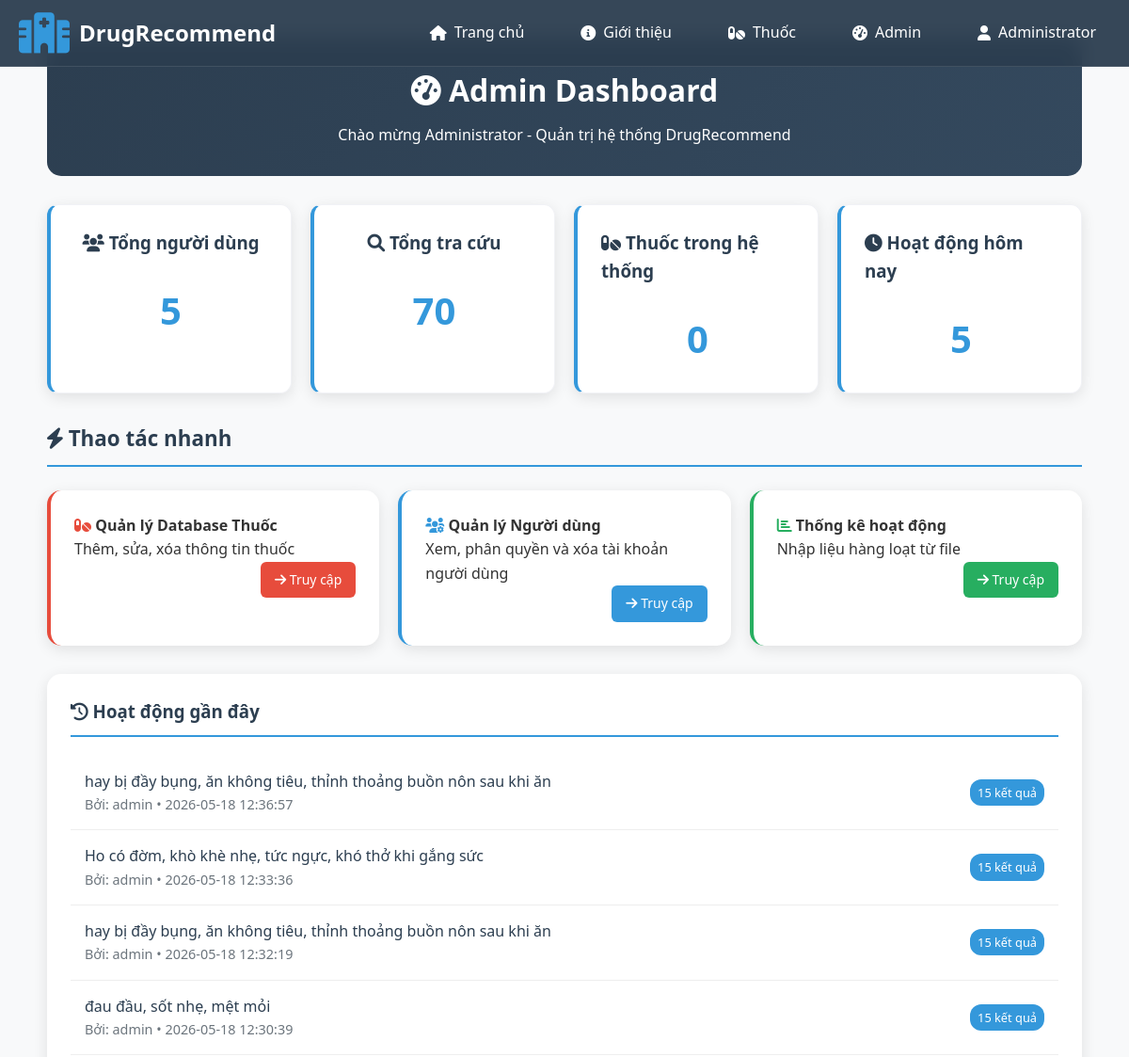
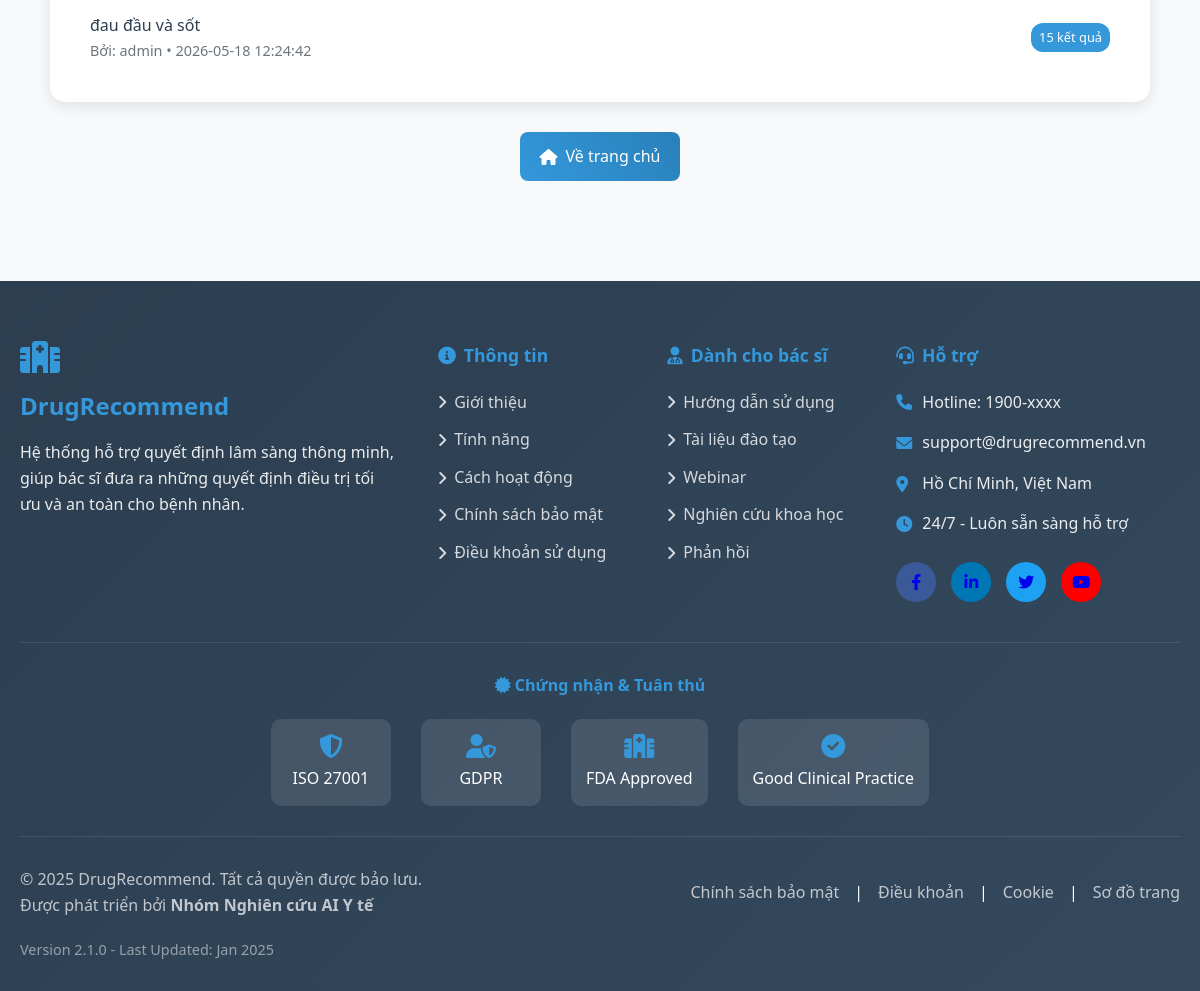
The page /admin (signed in) on the database its author committed (2 pictures, top to bottom).
### tables this page shows
CREATE TABLE users (
            id INTEGER PRIMARY KEY AUTOINCREMENT,
            username TEXT UNIQUE NOT NULL,
            password_hash TEXT NOT NULL,
            full_name TEXT NOT NULL,
            role TEXT DEFAULT 'user',
            created_at TIMESTAMP DEFAULT CURRENT_TIMESTAMP
        );

CREATE TABLE search_logs (
            id INTEGER PRIMARY KEY AUTOINCREMENT,
            user_id INTEGER,
            symptoms TEXT NOT NULL,
            results_count INTEGER,
            search_time TIMESTAMP DEFAULT CURRENT_TIMESTAMP,
            FOREIGN KEY (user_id) REFERENCES users (id)
        );

### app.py (the view)
@app.route('/admin')
@admin_required
def admin_dashboard():
    stats = get_stats()
    stats['invalid_drugs_count'] = _get_invalid_drugs_count()
    return render_template('admin/admin_index.html',
                         user=session,
                         stats=stats)

### app.py (called while the page is built)
def admin_required(f):
    @wraps(f)
    def decorated_function(*args, **kwargs):
        if 'user_id' not in session or session.get('role') != 'admin':
            flash('Bạn không có quyền truy cập.', 'error')
            return redirect(url_for('index'))
        return f(*args, **kwargs)
    return decorated_function

def _get_valid_categories():
    categories = set()
    if engine.data_final is not None and engine.category_col and engine.category_col in engine.data_final.columns:
        dataset_cats = engine.data_final[engine.category_col].dropna().unique()
        for cat in dataset_cats:
            if pd.notna(cat) and str(cat).strip() and str(cat).strip().lower() != 'nan':
                categories.add(str(cat).strip())
    try:
        conn = get_db()
        master_cats = conn.execute('SELECT DISTINCT drug_class FROM drugs_master WHERE drug_class IS NOT NULL AND drug_class != ""').fetchall()
        for row in master_cats:
            if row['drug_class'] and str(row['drug_class']).strip():
                categories.add(str(row['drug_class']).strip())
        conn.close()
    except:
        pass
    return sorted(list(categories))

def _get_invalid_drugs_count():
    try:
        valid_categories = _get_valid_categories()
        conn = get_db()
        all_drugs = conn.execute('SELECT drug_class FROM drugs_master').fetchall()
        conn.close()
        invalid_count = 0
        for drug in all_drugs:
            drug_class = drug['drug_class'] or ''
            if drug_class and drug_class not in valid_categories:
                invalid_count += 1
        return invalid_count
    except:
        return 0

### init.py (called while the page is built)
def get_db():
    conn = sqlite3.connect(DB_PATH)
    conn.row_factory = sqlite3.Row
    return conn

### templates/admin/admin_index.html (shortened to what this page needs)
{% extends "layout/base.html" %}
{% block extra_css %}
{{super()}}
<link rel="stylesheet" href="{{ url_for('static', filename='css/admin.css') }}">
{% endblock %}
{% block content %}
<div class="admin-container">
    <div class="admin-header">
        <h1><i class="fas fa-tachometer-alt"></i> Admin Dashboard</h1>
        <p>Chào mừng {{ user.full_name }} - Quản trị hệ thống DrugRecommend</p>
    </div>
    <div class="stats-grid">
        <div class="stat-card">
            <h3><i class="fas fa-users"></i> Tổng người dùng</h3>
            <div class="stat-value">{{ stats.total_users }}</div>
        </div>
        <div class="stat-card">
            <h3><i class="fas fa-search"></i> Tổng tra cứu</h3>
            <div class="stat-value">{{ stats.total_searches }}</div>
        </div>
        <div class="stat-card">
            <h3><i class="fas fa-pills"></i> Thuốc trong hệ thống</h3>
            <div class="stat-value">{{ stats.total_drugs}}</div>
        </div>
        <div class="stat-card">
            <h3><i class="fas fa-clock"></i> Hoạt động hôm nay</h3>
            <div class="stat-value">{{ stats.recent_searches|length }}</div>
        </div>
    </div>
    <div class="quick-actions-section">
        <h3><i class="fas fa-bolt"></i> Thao tác nhanh</h3>
        <div class= "quick-actions-grid">
            <div style="background: white; padding: 25px; border-radius: 15px; box-shadow: 0 4px 15px rgba(0,0,0,0.1); border-left: 4px solid #e74c3c;">
                <h4><i class="fas fa-pills" style="color: #e74c3c;"></i> Quản lý Database Thuốc</h4>
                <p>Thêm, sửa, xóa thông tin thuốc</p>
                <a href="{{ url_for('admin_drugs') }}" style="background: #e74c3c; color: white; padding: 8px 15px; border-radius: 6px; text-decoration: none; font-size: 14px;float: right;">
                    <i class="fas fa-arrow-right"></i> Truy cập
                </a>
            </div>
            <div style="background: white; padding: 25px; border-radius: 15px; box-shadow: 0 4px 15px rgba(0,0,0,0.1); border-left: 4px solid #3498db;">
                <h4><i class="fas fa-users-cog" style="color: #3498db;"></i> Quản lý Người dùng</h4>
                <p>Xem, phân quyền và xóa tài khoản người dùng</p>
                <a href="{{ url_for('admin_users') }}" style="background: #3498db; color: white; padding: 8px 15px; border-radius: 6px; text-decoration: none; font-size: 14px;float: right;">
                    <i class="fas fa-arrow-right"></i> Truy cập
                </a>
            </div>
            <div style="background: white; padding: 25px; border-radius: 15px; box-shadow: 0 4px 15px rgba(0,0,0,0.1); border-left: 4px solid #27ae60;">
                <h4><i class="fas fa-chart-bar" style="color: #27ae60;"></i> Thống kê hoạt động</h4>
                <p>Nhập liệu hàng loạt từ file</p>
                <a href="{{ url_for('stats') }}" style="background: #27ae60; color: white; padding: 8px 15px; border-radius: 6px; text-decoration: none; font-size: 14px;float: right;">
                    <i class="fas fa-arrow-right"></i> Truy cập
                </a>
            </div>
        </div>
    </div>
    <div class="recent-activity">
        <h3><i class="fas fa-history"></i> Hoạt động gần đây</h3>
        {% if stats.recent_searches %}
            {% for search in stats.recent_searches %}
            <div class="search-item">
                <div>
                    <div class="search-symptoms">{{ search.symptoms }}</div>
                    <div class="search-meta">
                        {% if search.username %}
                            Bởi: {{ search.username }} •
                        {% endif %}
                        {{ search.search_time }}
                    </div>
                </div>
                <div class="search-results">{{ search.results_count }} kết quả</div>
            </div>
            {% endfor %}
        {% else %}
            <div class="empty-state">
                <i class="fas fa-inbox fa-3x"></i>
                <p>Chưa có hoạt động nào</p>
            </div>
        {% endif %}
    </div>
    <div class="admin-actions">
        <a href="{{ url_for('index') }}" class="btn-admin">
            <i class="fas fa-home"></i> Về trang chủ
        </a>
    </div>
</div>
{% endblock %}

### templates/layout/header.html (shortened to what this page needs)
<nav class="navbar">
    <div class="nav-container">
        <a href="{{ url_for('index') }}" class="nav-logo">
            <i class="fas fa-hospital"></i>
            <span>DrugRecommend</span>
        </a>
        <div class="nav-menu" id="navMenu">
            <ul class="nav-list">
                <li class="nav-item">
                    <a href="{{ url_for('index') }}" class="nav-link">
                        <i class="fas fa-home"></i> Trang chủ
                    </a>
                </li>
                <li class="nav-item">
                    <a href="#about" class="nav-link">
                        <i class="fas fa-info-circle"></i> Giới thiệu
                    </a>
                </li>
                <li class="nav-item">
                    <a href="{{ url_for('all_drugs') }}" class="nav-link">
                        <i class="fas fa-pills"></i> Thuốc
                    </a>
                </li>
                {% if user %}
                    {% if user.role == 'admin' %}
                    <li class="nav-item">
                        <a href="{{ url_for('admin_dashboard') }}" class="nav-link">
                            <i class="fas fa-tachometer-alt"></i> Admin
                        </a>
                    </li>
                    {% endif %}
                    <li class="nav-item dropdown">
                        <a href="#" class="nav-link">
                            <i class="fas fa-user"></i> {{ user.full_name }}
                        </a>
                    </li>
                {% endif %}
            </ul>
        </div>
    </div>
</nav>

### static/css/style.css (style rules this page uses)
* { margin: 0; padding: 0; box-sizing: border-box; }
html, body { margin: 0; padding: 0; width: 100%; overflow-x: hidden; font-family: 'Segoe UI', Tahoma, Geneva, Verdana, sans-serif; line-height: 1.6; color: #333; scroll-behavior: smooth; }
body { background: #f8f9fa; min-height: 100vh; display: flex; flex-direction: column; }
.navbar { position: fixed; top: 0; left: 0; width: 100%; background: rgba(44, 62, 80, 0.95); backdrop-filter: blur(10px); z-index: 1000; transition: all 0.3s ease; border-bottom: 1px solid rgba(255, 255, 255, 0.1); box-sizing: border-box; }
.nav-container { max-width: 1200px; margin: 0 auto; display: flex; justify-content: space-between; align-items: center; padding: 0 20px; height: 70px; }
.nav-logo { display: flex; align-items: center; color: white; font-size: 1.5em; font-weight: bold; text-decoration: none; transition: color 0.3s ease; }
.nav-logo i { margin-right: 10px; color: #3498db; font-size: 1.8em; }
.nav-menu { display: flex; }
.nav-list { display: flex; list-style: none; margin: 0; padding: 0; gap: 30px; }
.nav-item { margin: 0; }
.nav-link { color: white; text-decoration: none; font-weight: 500; padding: 10px 15px; border-radius: 25px; transition: all 0.3s ease; display: flex; align-items: center; gap: 8px; }
.stats-grid { display: grid; grid-template-columns: repeat(auto-fit, minmax(200px, 1fr)); gap: 20px; }
.stat-card { background: white; padding: 25px; border-radius: 12px; box-shadow: 0 4px 15px rgba(0,0,0,0.08); display: flex; align-items: center; gap: 15px; transition: all 0.3s ease; border: 1px solid #f1f2f6; }

### static/css/admin.css (style rules this page uses)
.admin-container { padding: 40px 20px; margin: 0 auto; }
.admin-header { background: linear-gradient(135deg, #2c3e50 0%, #34495e 100%); color: white; padding: 30px; border-radius: 15px; margin-bottom: 30px; text-align: center; }
.admin-header h1 { margin: 0 0 10px 0; }
.stats-grid { display: grid; grid-template-columns: repeat(auto-fit, minmax(200px, 1fr)); gap: 20px; margin-bottom: 30px; align-items: stretch; }
.stat-card { background: white; padding: 25px; border-radius: 12px; box-shadow: 0 4px 15px rgba(0,0,0,0.1); border-left: 4px solid #3498db; display: flex; flex-direction: column; min-height: 100px; }
.stat-card h3 { margin: 0 0 10px 0; color: #2c3e50; }
.stat-value { font-size: 2.5em; font-weight: bold; color: #3498db; }
.recent-activity { background: white; border-radius: 15px; padding: 25px; box-shadow: 0 4px 15px rgba(0,0,0,0.1); }
.recent-activity h3 { color: #2c3e50; margin-bottom: 20px; border-bottom: 2px solid #3498db; padding-bottom: 10px; }
.search-item { padding: 15px; border-bottom: 1px solid #eee; display: flex; justify-content: space-between; align-items: center; }
.search-item:last-child { border-bottom: none; }
.search-symptoms { font-weight: 500; color: #2c3e50; }
.search-meta { font-size: 0.9em; color: #6c757d; }
.search-results { background: #3498db; color: white; padding: 4px 8px; border-radius: 12px; font-size: 0.8em; }
.admin-actions { display: flex; gap: 15px; margin-top: 30px; justify-content: center; }
.btn-admin { padding: 12px 20px; background: linear-gradient(45deg, #3498db, #2980b9); color: white; text-decoration: none; border-radius: 8px; display: flex; align-items: center; gap: 8px; transition: all 0.3s ease; }
.quick-actions-section { margin: 30px 0; }
.quick-actions-section h3 { color: #2c3e50; margin-bottom: 25px; font-size: 1.4em; border-bottom: 2px solid #3498db; padding-bottom: 10px; }
.quick-actions-grid { display: grid; grid-template-columns: repeat(auto-fit, minmax(150px, 1fr)); gap: 20px; margin-bottom: 30px; align-items: stretch; }
body .admin-container { max-width: 1400px !important; width: 95% !important; }

### templates/layout/header.html (style rules this page uses)
.dropdown { position: relative; }

### rows shown on the page
users: full_name "Administrator"
search_logs: symptoms "hay bị đầy bụng, ăn không tiêu, thỉnh thoảng buồn nôn sau khi ăn", username "admin", search_time "2026-05-18 12:36:57", results_count "15"
search_logs: symptoms "Ho có đờm, khò khè nhẹ, tức ngực, khó thở khi gắng sức", username "admin", search_time "2026-05-18 12:33:36", results_count "15"
search_logs: symptoms "hay bị đầy bụng, ăn không tiêu, thỉnh thoảng buồn nôn sau khi ăn", username "admin", search_time "2026-05-18 12:32:19", results_count "15"
search_logs: symptoms "đau đầu, sốt nhẹ, mệt mỏi", username "admin", search_time "2026-05-18 12:30:39", results_count "15"
search_logs: symptoms "đau đầu và sốt", username "admin", search_time "2026-05-18 12:24:42", results_count "15"

### other values the page prints
{{ stats.total_users }} "5"
{{ stats.total_searches }} "70"
{{ stats.total_drugs }} "0"
{{ stats.recent_searches|length }} "5"
